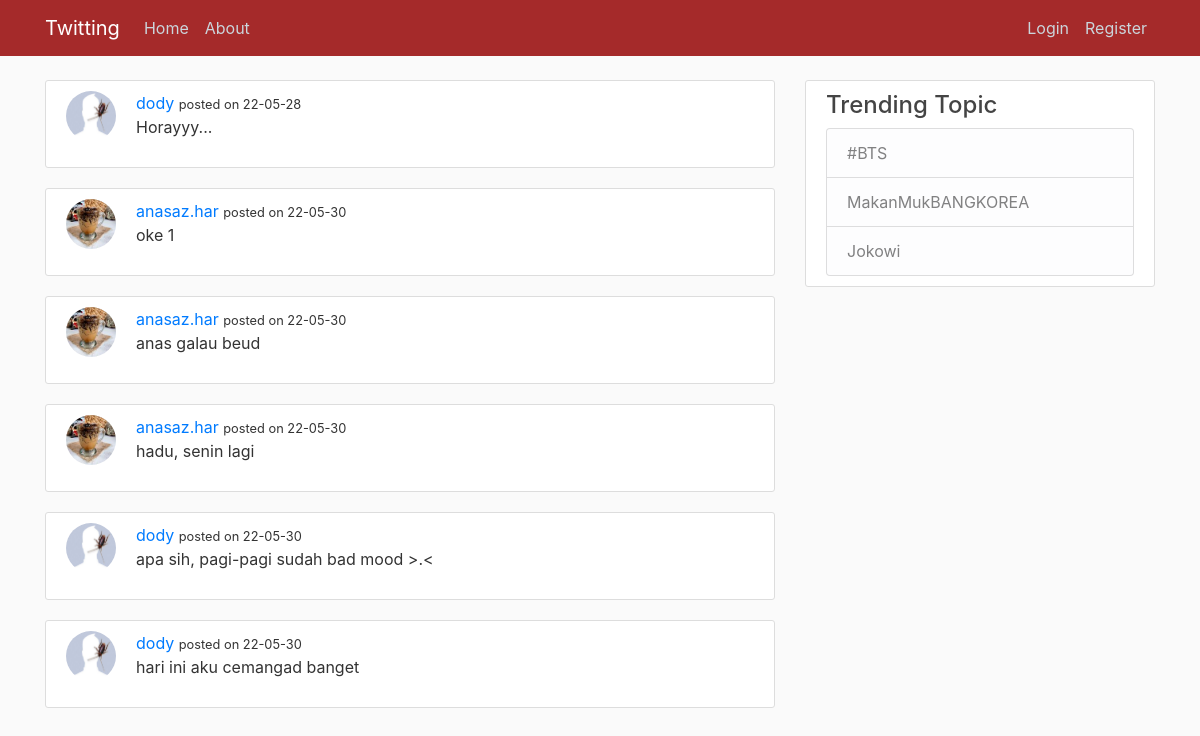
The page /home on the database its author committed.
### project/models.py (models this page shows)
class Tweet(db.Model):
	id = db.Column(db.Integer, primary_key=True)
	date_posted = db.Column(db.DateTime, nullable=False, default=datetime.utcnow)
	content = db.Column(db.Text, nullable=False)
	user_id = db.Column(db.Integer, db.ForeignKey('user.id'), nullable=False)

class User(db.Model, UserMixin):
	id = db.Column(db.Integer, primary_key=True)
	username = db.Column(db.String(100), unique=True, nullable=False)
	email = db.Column(db.String(200), unique=True, nullable=False)
	image_file = db.Column(db.String(100), nullable=False, default='default.jpg')
	password = db.Column(db.String(100), nullable=False)
	tweets = db.relationship('Tweet', backref='author', lazy=True)

### project/routes.py (the view)
@app.route("/", methods=['GET', 'POST']) # 127.0.0.1:8000
@app.route("/home", methods=['GET', 'POST']) # 127.0.0.1:8000/home
def home():
	form = TweetForm()
	if form.validate_on_submit() and current_user.is_authenticated :
		tweet = Tweet(content=form.content.data, user_id=current_user.id)
		db.session.add(tweet)
		db.session.commit()
		flash('Your tweet has been created!', 'success')
		return redirect(url_for('home'))
	tweets = Tweet.query.all()
	return render_template('home.html', tweets=tweets, form=form)

### project/templates/home.html (shortened to what this page needs)
{% extends "layout.html" %}
{% block content %}
	{% for tweet in tweets %}
		<article class="media content-section">
			<div class="media-body">
				<div class="article-metadata">
					<img class="rounded-circle tweet-user-img" src="{{ url_for('static', filename='profile_pictures/'+tweet.author.image_file) }}">
					<a href="">{{ tweet.author.username }}</a>
					<small>posted on {{ tweet.date_posted.strftime('%y-%m-%d') }}</small>
				</div>
				<p>{{ tweet.content }}</p>
			</div>
		</article>
	{% endfor %}
{% endblock content %}

### project/templates/layout.html (shortened to what this page needs)
<!doctype html>
<html lang="en">
  <head>
    <link rel="stylesheet" href="https://cdn.jsdelivr.net/npm/bootstrap@4.0.0/dist/css/bootstrap.min.css">
    <link rel="stylesheet" type="text/css" href="{{url_for('static', filename='style.css')}}">
  </head>
  <body>
    <header class="site-header">
      <nav class="navbar navbar-expand-md navbar-dark bg-steel fixed-top">
        <div class="container">
          <a href="/" class="navbar-brand">Twitting</a>
          <div class="collapse navbar-collapse">
            <div class="navbar-nav">
              <a class="nav-item nav-link" href="{{url_for('home')}}">Home</a>
              <a class="nav-item nav-link" href="{{url_for('about')}}">About</a>
            </div>
            <div class="navbar-nav ml-auto">
              {% if current_user.is_authenticated %}
              <a class="nav-item nav-link" href="{{url_for('logout')}}">Logout</a>
              <a class="nav-item nav-link" href="{{url_for('profile')}}">Profile</a>
              {% else %}
              <a class="nav-item nav-link" href="{{url_for('login')}}">Login</a>
              <a class="nav-item nav-link" href="{{url_for('register')}}">Register</a>
              {% endif %}
            </div>
          </div>
        </div>
      </nav>
    </header>
    <section role="main" class="container">
      <div class="row">
        <div class="col-md-8">
          {% block content %}{% endblock %}
        </div>
        <div class="col-md-4">
          <div class="content-section">
            <h4>Trending Topic</h4>
            <ul class="list-group">
              <li class="list-group-item list-group-item-light">
                #BTS
              </li>
              <li class="list-group-item list-group-item-light">
                MakanMukBANGKOREA
              </li>
              <li class="list-group-item list-group-item-light">
                Jokowi
              </li>
            </ul>
          </div>
        </div>
      </div>
    </section>
  </body>
</html>

### project/static/style.css (style rules this page uses)
* { padding: 0; margin: 0; }
body { background: #fafafa; color: #333333; margin-top: 5rem; }
h1, h2, h3, h4, h5, h6 { color: #444444; }
.bg-steel { background: brown; }
.site-header .navbar-nav .nav-link { color: #cbd5db; }
.content-section { background: #ffffff; padding: 10px 20px; border: 1px solid #dddddd; border-radius: 3px; margin-bottom: 20px; }
.tweet-user-img { float: left; height: 50px; width: 50px; margin-right: 20px; margin-bottom: 16px; }

### rows shown on the page
Tweet: image_file (placeholder picture), author.username "dody", date_posted "22-05-28", content "Horayyy..."
Tweet: image_file (picture), author.username "anasaz.har", date_posted "22-05-30", content "oke 1"
Tweet: image_file (picture), author.username "anasaz.har", date_posted "22-05-30", content "anas galau beud"
Tweet: image_file (picture), author.username "anasaz.har", date_posted "22-05-30", content "hadu, senin lagi"
Tweet: image_file (placeholder picture), author.username "dody", date_posted "22-05-30", content "apa sih, pagi-pagi sudah bad mood >.<"
Tweet: image_file (placeholder picture), author.username "dody", date_posted "22-05-30", content "hari ini aku cemangad banget"
